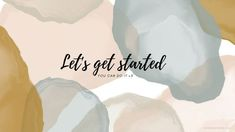
#> input picture images/wallpaper.jpg, 235 x 132 px, found by its file name
$ python 14_subtracting_image.py
#> lines starting #> are read from the running program, lines starting #| are printed output that depends on the picture
import cv2
import numpy as np

image = cv2.imread(r"DRDO\images\wallpaper.jpg")
#> image is the input picture: shape (132, 235, 3); mean B, G, R 188.4, 203.6, 212.2
image2 = cv2.imread(r"DRDO\images\bg1.jpg")
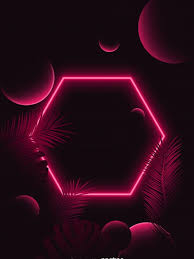
#> input picture images/bg1.jpg, 194 x 259 px, found by its file name
#> image2 is the input picture: shape (259, 194, 3); mean B, G, R 23.6, 9.9, 42.1


# changing the dimensions of the image
image = cv2.resize(image,(600,600))
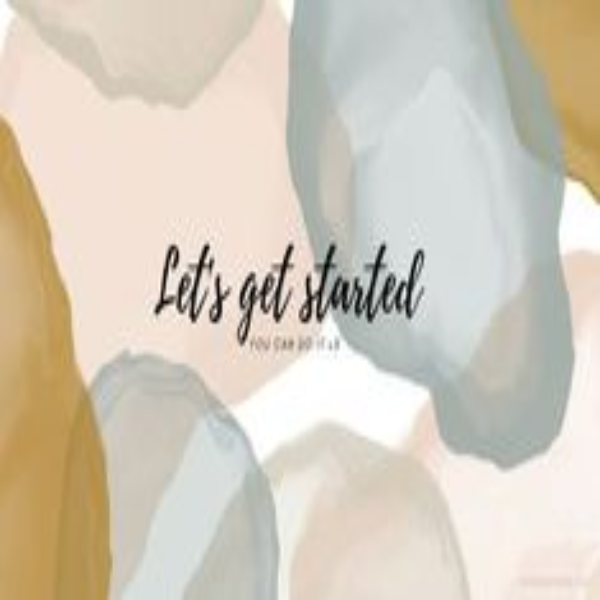
#> image: shape (600, 600, 3); mean B, G, R 188.3, 203.5, 212.1
image2 = cv2.resize(image2,(600,600))
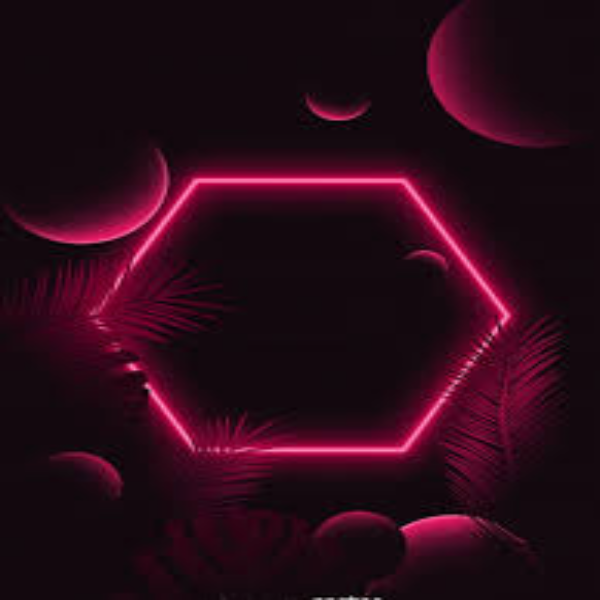
#> image2: shape (600, 600, 3); mean B, G, R 23.6, 9.9, 42

# order of the image is important as it is not commutative
subtracted_image = cv2.subtract(image, image2)
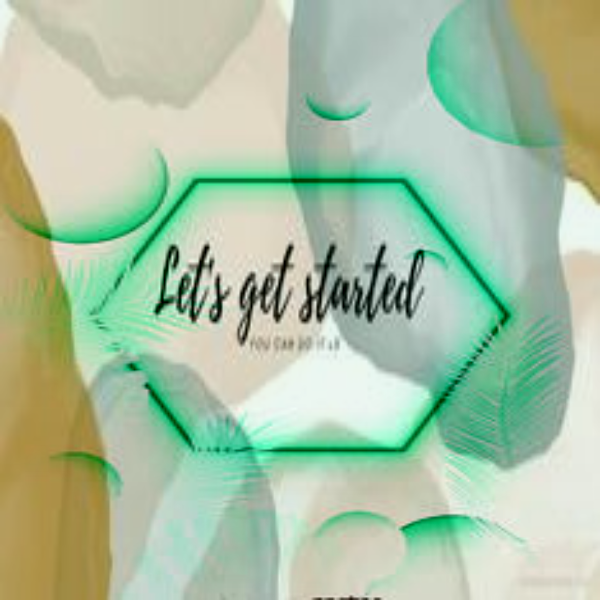
#> subtracted_image: shape (600, 600, 3); mean B, G, R 164.7, 193.6, 170.3
cv2.imshow("Subtracted Image", subtracted_image)

cv2.waitKey(0)
cv2.destroyAllWindows()
